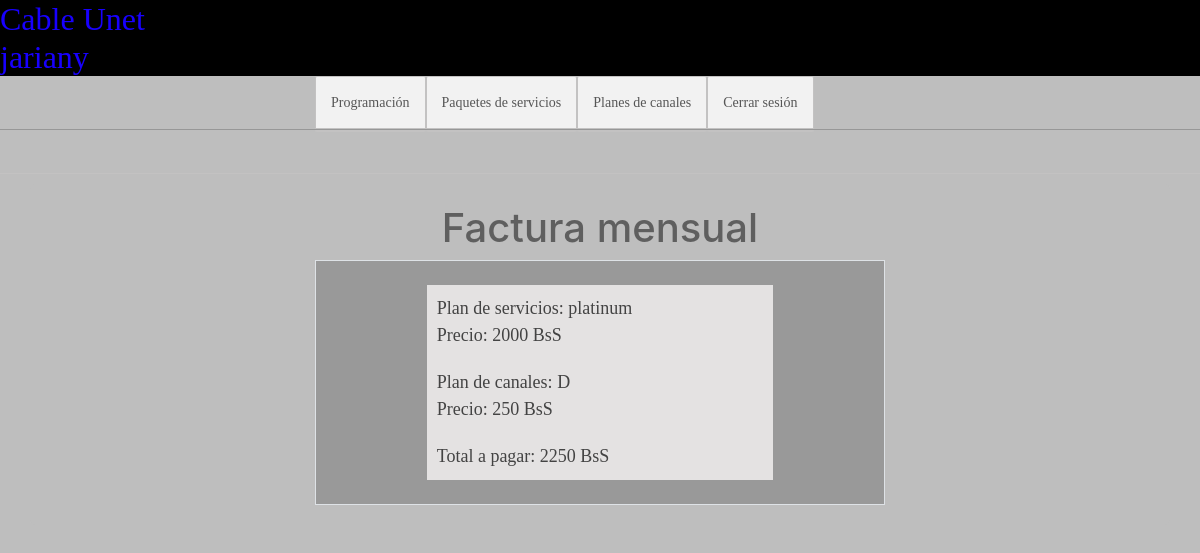
The page /PHP/user/config_user/factura.php (signed in) on the database its author committed.
### tables this page shows
CREATE TABLE `paquetes` (
  `id` int(11) NOT NULL,
  `nombre` varchar(30) NOT NULL,
  `internet` varchar(30) DEFAULT NULL,
  `telefonia` varchar(30) DEFAULT NULL,
  `cable` varchar(30) DEFAULT NULL,
  `precio` double NOT NULL
);

CREATE TABLE `paquetes_canales` (
  `id` int(11) NOT NULL,
  `plan` varchar(30) NOT NULL,
  `canales` varchar(500) NOT NULL,
  `precio` double NOT NULL
);

### PHP/user/config_user/factura.php (the view, shortened to what this page needs)
<?php
	try {
    	$base=new PDO("mysql:host=localhost; dbname=cableunet", 'root', '');
    	$base->setAttribute(PDO::ATTR_ERRMODE,PDO::ERRMODE_EXCEPTION);
	} catch (Exception $e) {
    	die("Error ....  " . $e->getMessage());
	}
	$sql="SELECT * FROM facturacion";
	$result_f=$base->prepare($sql);
	$result_f->execute();
	$precio_serv=null;
	$precio_canal=null;
 ?>
 <!DOCTYPE html>
 <html>
 <head>
 	<link rel="stylesheet" type="text/css" href="../../../css/canales_guia.css">
 	<link rel="stylesheet" href="https://stackpath.bootstrapcdn.com/bootstrap/4.1.3/css/bootstrap.min.css">
 </head>
 <body style="background: #BEBEBE" >
	<div id="header_user">
		<div class="row">
	 		<div class="col-12 col-md-12 offset-0 offset-md-0 ">
	 			<h2 class="cabezera_user">Cable Unet <br><?php echo $_SESSION['usuario'] ?></br></h2>
				<ul class="nav_user col-12 col-md-8 offset-0 offset-md-3">
					<li><a href="../index.php">Programación</a></li>
					<li><a href="../planes/plan_serv.php">Paquetes de servicios</a></li>
					<li><a href="../planes/plan_canal.php">Planes de canales</a></li>
					<li><a href="../../Admin/confg_admin/cierre.php">Cerrar sesión</a></li>
				</ul>
	 		</div>
		</div>
		<hr style="background: #A8A8A8; position: relative; bottom: 27px"  >
	</div>
 	<div class="container" style="background: #BEBEBE; border: none; position: relative; bottom: 50px">
 		<div class="row">
 			<div class="col">
 				<h1 class="text-center" style="color: #5F5F5F">Factura mensual</h1>
 			</div>
 		</div>
 		<div class="row">
 			<div class="col-12 col-md-6 offset-0 offset-md-3 border border-black p-4" style="background: #999999">
 				<?php
			 		while ($current_f = $result_f->fetch(PDO::FETCH_ASSOC)) {
						$sql1="SELECT * FROM paquetes";
						$result_s=$base->prepare($sql1);
						$result_s->execute();
						while ($current_s = $result_s->fetch(PDO::FETCH_ASSOC)) {
							if ($_SESSION['usuario'] == $current_f['usuario']) {
								if ($current_f['fact_servicios'] == $current_s['precio'] ) {
									echo "<div class='col-12 col-md-8 offset-0 offset-md-2' style=' padding: 10px; background: #E4E2E2; color:#434343; font-family: Georgia; font-size: 18px;'> Plan de servicios: " . $current_s['nombre'] . "<div> Precio:  " . $current_s['precio'] . " BsS</div> </div>";
									$precio_serv=$current_s['precio'];
								}
							}
						}
					}
					$sql3="SELECT * FROM facturacion";
					$result=$base->prepare($sql3);
					$result->execute();
					while ($current = $result->fetch(PDO::FETCH_ASSOC)) {
						$sql4="SELECT * FROM paquetes_canales";
						$result_c=$base->prepare($sql4);
						$result_c->execute();
						while ($current_c = $result_c->fetch(PDO::FETCH_ASSOC)) {
							if ($_SESSION['usuario'] == $current['usuario']) {
								if ($current['fact_canal'] == $current_c['precio'] ) {
									echo "<div class='col-12 col-md-8 offset-0 offset-md-2' style=' padding: 10px; background: #E4E2E2; color:#434343; font-family: Georgia; font-size: 18px;'> Plan de canales: " . $current_c['plan'] . "<div> Precio:  " . $current_c['precio'] . " BsS</div></div>";
									$precio_canal=$current_c['precio'];
								}
							}
						}
					}
					echo "<div class='col-12 col-md-8 offset-0 offset-md-2' style=' padding: 10px; background: #E4E2E2; color:#434343; font-family: Georgia; font-size: 18px;'> Total a pagar: " . ($precio_canal+$precio_serv) . " BsS</div>";
			 	 ?>
 			</div>
 		</div>
 	</div>
 </body>
 </html>

### css/canales_guia.css (style rules this page uses)
* { margin: 0; padding: 0; box-sizing: border-box; -webkit-box-sizing: border-box; -moz-box-sizing: border-box; -webkit-font-smoothing: antialiased; -moz-font-smoothing: antialiased; -o-font-smoothing: antialiased; font-smoothing: antialiased; text-rendering: optimizeLegibility; }
body { font-family: "Roboto", Helvetica, Arial, sans-serif; font-weight: 100; font-size: 12px; background-color: #F2F2F2; }
h2,.Guia { color: #494949; }
hr { background-color: #D1D0D0; }
li { list-style: none; }
.cabezera_user { background-color: #000; color: #1800FE; line-height: 38px; }
#header_user { width: 100%; margin: auto; border-bottom: 1px solid #C3C2C2; font-family: Arial black; margin: 0px 0px 60px; }
.nav_user { margin-left: 325px; position: relative; bottom: 8px; height: 32px; }
.nav li a,.nav_user li a { background-color: #F2F2F2; border: 1px solid #C3C2C2; border-bottom: 4px solid #C3C2C2; color: #565656; text-decoration: none; padding: 15px 15px; border-radius: 2px; font-size: 14px; display: block; }
.nav > li,.nav_user > li { float: left; }
.container { background-color: #fff; padding: 20px; margin-top: 15px; border-radius: 5px; border: 1px solid #000; }

### rows shown on the page
paquetes: nombre "platinum", precio "2000"
paquetes_canales: plan "D", precio "250", $precio_canal+$precio_serv "2250"

### other values the page prints
$_SESSION['usuario'] "jariany"
